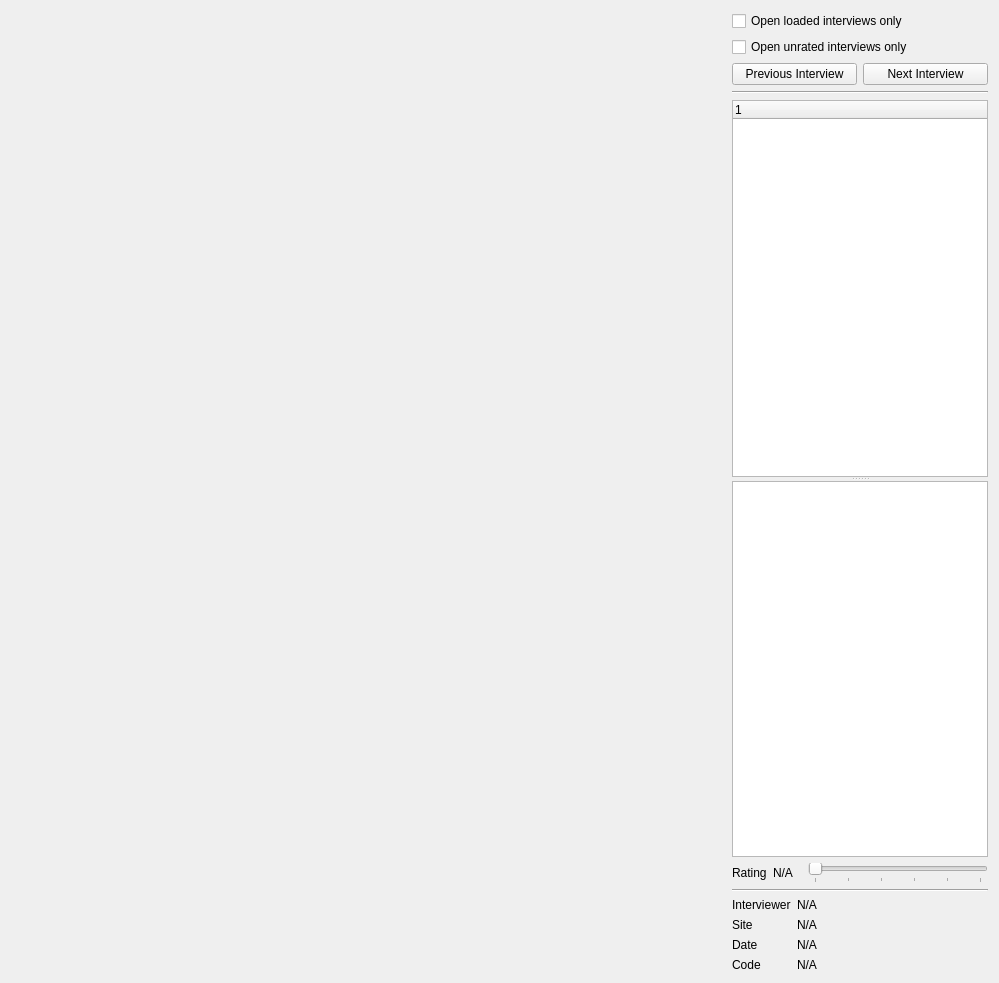
<?xml version="1.0" encoding="UTF-8"?>
<ui version="4.0">
 <class>QAlderInterviewWidget</class>
 <widget class="QWidget" name="QAlderInterviewWidget">
  <property name="geometry">
   <rect>
    <x>0</x>
    <y>0</y>
    <width>999</width>
    <height>983</height>
   </rect>
  </property>
  <property name="windowTitle">
   <string>Form</string>
  </property>
  <layout class="QHBoxLayout" name="horizontalLayout">
   <item>
    <widget class="QVTKWidget" name="imageWidget">
     <property name="sizePolicy">
      <sizepolicy hsizetype="Expanding" vsizetype="Preferred">
       <horstretch>0</horstretch>
       <verstretch>0</verstretch>
      </sizepolicy>
     </property>
    </widget>
   </item>
   <item>
    <layout class="QVBoxLayout" name="verticalLayout">
     <item>
      <widget class="QCheckBox" name="loadedCheckBox">
       <property name="text">
        <string>Open loaded interviews only</string>
       </property>
       <property name="checked">
        <bool>false</bool>
       </property>
      </widget>
     </item>
     <item>
      <widget class="QCheckBox" name="unratedCheckBox">
       <property name="text">
        <string>Open unrated interviews only</string>
       </property>
      </widget>
     </item>
     <item>
      <layout class="QHBoxLayout" name="buttonLayout">
       <item>
        <widget class="QPushButton" name="previousPushButton">
         <property name="text">
          <string>Previous Interview</string>
         </property>
        </widget>
       </item>
       <item>
        <widget class="QPushButton" name="nextPushButton">
         <property name="text">
          <string>Next Interview</string>
         </property>
        </widget>
       </item>
      </layout>
     </item>
     <item>
      <widget class="Line" name="line1">
       <property name="orientation">
        <enum>Qt::Horizontal</enum>
       </property>
      </widget>
     </item>
     <item>
      <widget class="QSplitter" name="splitter">
       <property name="orientation">
        <enum>Qt::Vertical</enum>
       </property>
       <widget class="QTreeWidget" name="examTreeWidget">
        <property name="sizePolicy">
         <sizepolicy hsizetype="Minimum" vsizetype="Expanding">
          <horstretch>0</horstretch>
          <verstretch>0</verstretch>
         </sizepolicy>
        </property>
        <property name="minimumSize">
         <size>
          <width>200</width>
          <height>0</height>
         </size>
        </property>
        <column>
         <property name="text">
          <string notr="true">1</string>
         </property>
        </column>
       </widget>
       <widget class="QTextEdit" name="noteTextEdit">
        <property name="sizePolicy">
         <sizepolicy hsizetype="Minimum" vsizetype="Minimum">
          <horstretch>0</horstretch>
          <verstretch>0</verstretch>
         </sizepolicy>
        </property>
        <property name="minimumSize">
         <size>
          <width>200</width>
          <height>0</height>
         </size>
        </property>
       </widget>
      </widget>
     </item>
     <item>
      <layout class="QHBoxLayout" name="ratingLayout">
       <item>
        <widget class="QLabel" name="ratingLabel">
         <property name="sizePolicy">
          <sizepolicy hsizetype="Fixed" vsizetype="Preferred">
           <horstretch>0</horstretch>
           <verstretch>0</verstretch>
          </sizepolicy>
         </property>
         <property name="text">
          <string>Rating</string>
         </property>
        </widget>
       </item>
       <item>
        <widget class="QLabel" name="ratingValueLabel">
         <property name="sizePolicy">
          <sizepolicy hsizetype="Preferred" vsizetype="Preferred">
           <horstretch>0</horstretch>
           <verstretch>0</verstretch>
          </sizepolicy>
         </property>
         <property name="text">
          <string>N/A</string>
         </property>
        </widget>
       </item>
       <item>
        <widget class="QSlider" name="ratingSlider">
         <property name="sizePolicy">
          <sizepolicy hsizetype="Fixed" vsizetype="Preferred">
           <horstretch>0</horstretch>
           <verstretch>0</verstretch>
          </sizepolicy>
         </property>
         <property name="minimumSize">
          <size>
           <width>180</width>
           <height>0</height>
          </size>
         </property>
         <property name="maximum">
          <number>5</number>
         </property>
         <property name="orientation">
          <enum>Qt::Horizontal</enum>
         </property>
         <property name="invertedAppearance">
          <bool>false</bool>
         </property>
         <property name="tickPosition">
          <enum>QSlider::TicksBelow</enum>
         </property>
         <property name="tickInterval">
          <number>0</number>
         </property>
        </widget>
       </item>
      </layout>
     </item>
     <item>
      <widget class="Line" name="line2">
       <property name="orientation">
        <enum>Qt::Horizontal</enum>
       </property>
      </widget>
     </item>
     <item>
      <layout class="QFormLayout" name="infoLayout">
       <property name="fieldGrowthPolicy">
        <enum>QFormLayout::AllNonFixedFieldsGrow</enum>
       </property>
       <item row="0" column="0">
        <widget class="QLabel" name="infoInterviewerLabel">
         <property name="sizePolicy">
          <sizepolicy hsizetype="Fixed" vsizetype="Preferred">
           <horstretch>0</horstretch>
           <verstretch>0</verstretch>
          </sizepolicy>
         </property>
         <property name="text">
          <string>Interviewer</string>
         </property>
        </widget>
       </item>
       <item row="0" column="1">
        <widget class="QLabel" name="infoInterviewerValueLabel">
         <property name="text">
          <string>N/A</string>
         </property>
        </widget>
       </item>
       <item row="1" column="0">
        <widget class="QLabel" name="infoSiteLabel">
         <property name="sizePolicy">
          <sizepolicy hsizetype="Fixed" vsizetype="Preferred">
           <horstretch>0</horstretch>
           <verstretch>0</verstretch>
          </sizepolicy>
         </property>
         <property name="text">
          <string>Site</string>
         </property>
        </widget>
       </item>
       <item row="1" column="1">
        <widget class="QLabel" name="infoSiteValueLabel">
         <property name="text">
          <string>N/A</string>
         </property>
        </widget>
       </item>
       <item row="2" column="0">
        <widget class="QLabel" name="infoDateLabel">
         <property name="sizePolicy">
          <sizepolicy hsizetype="Fixed" vsizetype="Preferred">
           <horstretch>0</horstretch>
           <verstretch>0</verstretch>
          </sizepolicy>
         </property>
         <property name="text">
          <string>Date</string>
         </property>
        </widget>
       </item>
       <item row="2" column="1">
        <widget class="QLabel" name="infoDateValueLabel">
         <property name="text">
          <string>N/A</string>
         </property>
        </widget>
       </item>
       <item row="3" column="0">
        <widget class="QLabel" name="infoCodeLabel">
         <property name="text">
          <string>Code</string>
         </property>
        </widget>
       </item>
       <item row="3" column="1">
        <widget class="QLabel" name="infoCodeValueLabel">
         <property name="text">
          <string>N/A</string>
         </property>
        </widget>
       </item>
      </layout>
     </item>
    </layout>
   </item>
  </layout>
 </widget>
 <customwidgets>
  <customwidget>
   <class>QVTKWidget</class>
   <extends>QWidget</extends>
   <header>QVTKWidget.h</header>
   <container>1</container>
  </customwidget>
 </customwidgets>
 <resources/>
 <connections/>
</ui>
